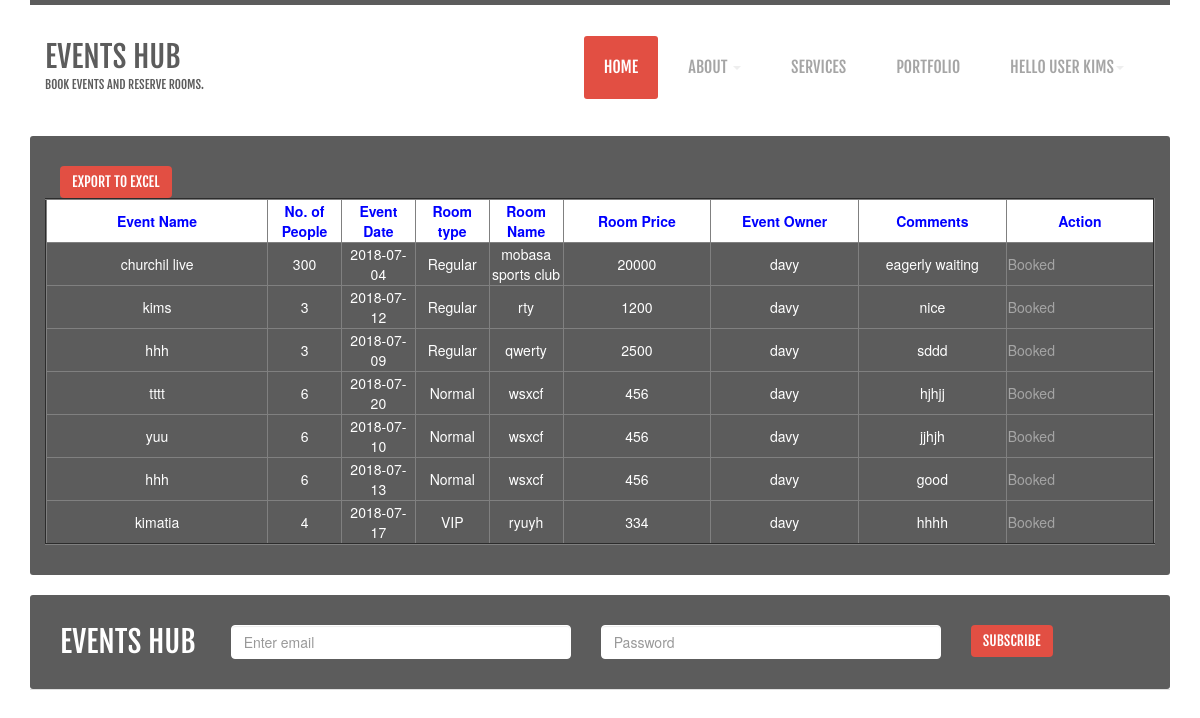
/home.php (signed in), run on the app's committed database.
### tables this page shows
CREATE TABLE `tbl_users` (
  `user_id` int(11) NOT NULL,
  `firstname` varchar(60) NOT NULL,
  `lastname` varchar(60) NOT NULL,
  `username` varchar(60) NOT NULL,
  `phonenumber` varchar(15) NOT NULL,
  `email` varchar(60) NOT NULL,
  `password` varchar(255) NOT NULL,
  `logintype` varchar(11) NOT NULL DEFAULT '0'
);

CREATE TABLE `tbl_allocate` (
  `id` int(11) NOT NULL,
  `eventname` varchar(255) NOT NULL,
  `numberofpeople` varchar(255) NOT NULL,
  `eventDate` varchar(255) NOT NULL,
  `venueId` varchar(255) NOT NULL,
  `roomtype` varchar(255) NOT NULL,
  `roomname` varchar(255) NOT NULL,
  `roomprice` varchar(255) NOT NULL,
  `postid` varchar(255) NOT NULL,
  `postUser` varchar(255) NOT NULL,
  `allocateId` int(11) NOT NULL,
  `commentStatus` int(11) NOT NULL DEFAULT '0',
  `comment` varchar(255) NOT NULL DEFAULT 'No Comment',
  `bookPerson` varchar(255) NOT NULL DEFAULT 'Not Booked',
  `bookSeat` varchar(255) NOT NULL DEFAULT 'Non',
  `bookStatus` int(11) NOT NULL DEFAULT '0'
);

### home.php (the view, shortened to what this page needs)
<?php
include_once 'dbconnect.php';
$query = $DBcon->query("SELECT * FROM tbl_users WHERE user_id=".$_SESSION['userSession']);
$userRow=$query->fetch_array();
?>
<!DOCTYPE html>
<html lang="en">
  <head>
    <link href="css/bootstrap.css" rel="stylesheet">
    <link href="css/image-effects.css" rel="stylesheet">
    <link href="css/custom-styles.css" rel="stylesheet">
    <link href="css/font-awesome.css" rel="stylesheet">
    <link href="css/font-awesome-ie7.css" rel="stylesheet">
    </head>
  <body>
      <div class="container">
        <div class="row">
          <div class="site-header spacing-t">
            <div class="col-md-3 ">
              <div class="site-name spacing-b">
                <h1> EVENTS HUB</h1>
                <h6>Book events and reserve rooms.</h6>
              </div>
            </div>
          <div class="col-md-9">
            <nav class="navbar pull-right " role="navigation">
            <div class="collapse navbar-collapse" id="bs-example-navbar-collapse-1">
                <ul class="nav navbar-nav">
                  <li class="active"><a href="#">Home</a></li>
                  <li class="dropdown ">
              <a href="#" class="dropdown-toggle active" data-toggle="dropdown">About <b class="caret"></b></a>
            </li>
                  <li><a href="#" >services</a></li>
                   <li><a href="#" >portfolio</a></li>
                  <li class="dropdown ">
              <a href="#" class="dropdown-toggle active" data-toggle="dropdown"><?php echo "Hello  User ".$userRow['username']; ?><b class="caret"></b></a>
            </li>
                </ul>
            </div>
        </nav>
          </div>
          </div>
        </div>
    </div>
    <div class="container">
    <div class="subscribe">
      <div class="row">
       <table  width="100%"  border='2' align="center">
                <thead>
                <tr>
                     <th width="15%" style="color: blue;background-color: white; text-align: center;">Event Name</th>
                    <th width="5%" style="color: blue;background-color: white; text-align: center;">No. of People</th>
                   <th width="5%" style="color: blue;background-color: white; text-align: center;">Event Date</th>
                   <th width="5%" style="color: blue;background-color: white; text-align: center;">Room type</th>
                    <th width="5%" style="color: blue;background-color: white; text-align: center;">Room Name</th>
                     <th width="5%" style="color: blue;background-color: white; text-align: center;">Room Price</th>
                      <th width="5%" style="color: blue;background-color: white; text-align: center;">Event Owner</th>
                        <th width="5%" style="color: blue;background-color: white; text-align: center;">Comments</th>
                       <th width="5%" style="color: blue;background-color: white; text-align: center;">Action</th>
                </tr>
                </thead>
                <tbody>
<?php
 $stmt = $DB_con->prepare('SELECT * FROM tbl_allocate ORDER BY id DESC');
    $stmt->execute();
    if($stmt->rowCount() > 0)
    {
        while($row=$stmt->fetch(PDO::FETCH_ASSOC))
        {
            extract($row);
            ?>
           <?php
                 echo '<tr>';
                 echo '<td width="5%" style="text-align: center;color: white;">';
                     echo $row['eventname'];
                 echo '</td>';
                  echo '<td width="5%" style="text-align: center;color: white;">';
                     echo $row['numberofpeople'];
                 echo '</td>';
                  echo '<td width="5%" style="text-align: center;color: white;">';
                 echo $row['eventDate'];
                 echo '</td>';
                 echo '<td width="5%" style="text-align: center;color: white;">';
               echo $row['roomtype'];
               echo '</td>';
                  echo '<td width="5%" style="text-align: center;color: white;">';
               echo $row['roomname'];
               echo '</td>';
                echo '<td width="10%" style="text-align: center;color: white;">';
               echo $row['roomprice'];
               echo '</td>';
                echo '<td width="10%" style="text-align: center;color: white;">';
               echo $row['postUser'];
               echo '</td>';
               echo '<td width="10%" style="text-align: center;color: white;">';
              if($row['commentStatus']==0){
             echo "No Comment";
              }elseif($row['commentStatus']==1){
                echo $row['comment'];
              }
               echo '</td>';
                echo '<td width="10%" style="text-align: center;color: white;">';
                if($row['bookStatus']==0){
 ?>
<div class="row">
  <div class="col-md-5 ">
  <a href="#" data-toggle="modal" data-target="#bookSeat" data-whatever4=<?php echo $row['id']; ?>>
      Book
      </a>
</div>
</div>
              <?php
                }elseif($row['bookStatus']==1){
           ?>
<div class="row">
  <div class="col-md-5 ">
     <a href="#" style="text-align: center;">Booked</a>
  </div>
</div>
              <?php
                }
               echo '</td>';
                 echo '</tr>';
                    ?>
                <?php
        }
    }
?>
                </tbody>
                <tfoot>
                  <form action="" method="post">
                <button type="submit" id="btnExport"
                    name='export' value="Export to Excel"
                    class="btn btn-info">Export to Excel</button>
            </form>
                </tfoot>
            </table>
      </div>
    </div>
    </div>
      <br>
    <div class="container" >
      <div class="subscribe">
           <h1>Events Hub</h1>
           <form class="form-inline " role="form">
              <div class="row">
              <div class="form-group  col-md-4">
                <input type="email" class="form-control " id="exampleInputEmail2" placeholder="Enter email">
              </div>
              <div class="form-group col-md-4">
                <input type="password" class="form-control  " id="exampleInputPassword2" placeholder="Password">
              </div>
              <button type="submit" class="btn btn-default">subscribe</button>
           </div>
            </form>
      </div>
      <div class="ruler"></div>
    </div>
  </body>
</html>

### css/custom-styles.css (style rules this page uses)
body { background:#ffffff; }
h1, h2, h3, h4, h5, h6 { margin: 0;font-family: 'fjalla_oneregular'; color: #5c5c5c; text-transform: uppercase; padding-bottom: 15px; }
h1 { font-size: 30px; }
h6 { font-size: 12px; }
a { transition:all 1s; color: #a5a5a5; }
ul { padding-left: 0; list-style-position: inside; }
.btn { background: #e24f43; color: #fff; font-family: 'fjalla_oneregular'; text-transform: uppercase; border:none; }
.spacing-t { padding-top: 30px; }
.spacing-b { padding-bottom: 30px; }
.ruler { height: 1px; background: #dfdfdf; }
.subscribe { background: #5c5c5c; padding: 30px; border-radius: 3px; overflow: hidden; }
.subscribe h1 { display: inline-block; float: left; padding-right: 20px; padding-bottom: 0; color: #fff; }
.subscribe .btn { margin-left: 15px; transition:all 1s; }
.subscribe .form-control { border-color: #fff; }
.site-header { border-top: 5px solid #5c5c5c; padding: 0px -15px !important; margin: 0 15px; }
.site-name h1 { padding: 5px 0; }
.navbar-collapse { padding: 0; }
.navbar-nav > li { margin-right: 10px; font-family: 'fjalla_oneregular'; font-weight: normal; }
.navbar-nav > li a { font-size: 16px; text-transform: uppercase; color: #a5a5a5; padding: 20px; }
.navbar-nav > .active > a { background: #eee; color: #fff; background: #e24f43; border-radius: 3px; }
.navbar { margin-bottom: 0; }
.nav .caret { border-top-color: #eee; border-bottom-color: #eee; }

### data on the page
tbl_users: username "KIMS"
tbl_allocate: eventname "churchil live", numberofpeople "300", eventDate "2018-07-04", roomtype "Regular", roomname "mobasa sports club", roomprice "20000", postUser "davy", comment "eagerly waiting", bookStatus "Booked"
tbl_allocate: eventname "kims", numberofpeople "3", eventDate "2018-07-12", roomtype "Regular", roomname "rty", roomprice "1200", postUser "davy", comment "nice", bookStatus "Booked"
tbl_allocate: eventname "hhh", numberofpeople "3", eventDate "2018-07-09", roomtype "Regular", roomname "qwerty", roomprice "2500", postUser "davy", comment "sddd", bookStatus "Booked"
tbl_allocate: eventname "tttt", numberofpeople "6", eventDate "2018-07-20", roomtype "Normal", roomname "wsxcf", roomprice "456", postUser "davy", comment "hjhjj", bookStatus "Booked"
tbl_allocate: eventname "yuu", numberofpeople "6", eventDate "2018-07-10", roomtype "Normal", roomname "wsxcf", roomprice "456", postUser "davy", comment "jjhjh", bookStatus "Booked"
tbl_allocate: eventname "hhh", numberofpeople "6", eventDate "2018-07-13", roomtype "Normal", roomname "wsxcf", roomprice "456", postUser "davy", comment "good", bookStatus "Booked"
tbl_allocate: eventname "kimatia", numberofpeople "4", eventDate "2018-07-17", roomtype "VIP", roomname "ryuyh", roomprice "334", postUser "davy", comment "hhhh", bookStatus "Booked"
